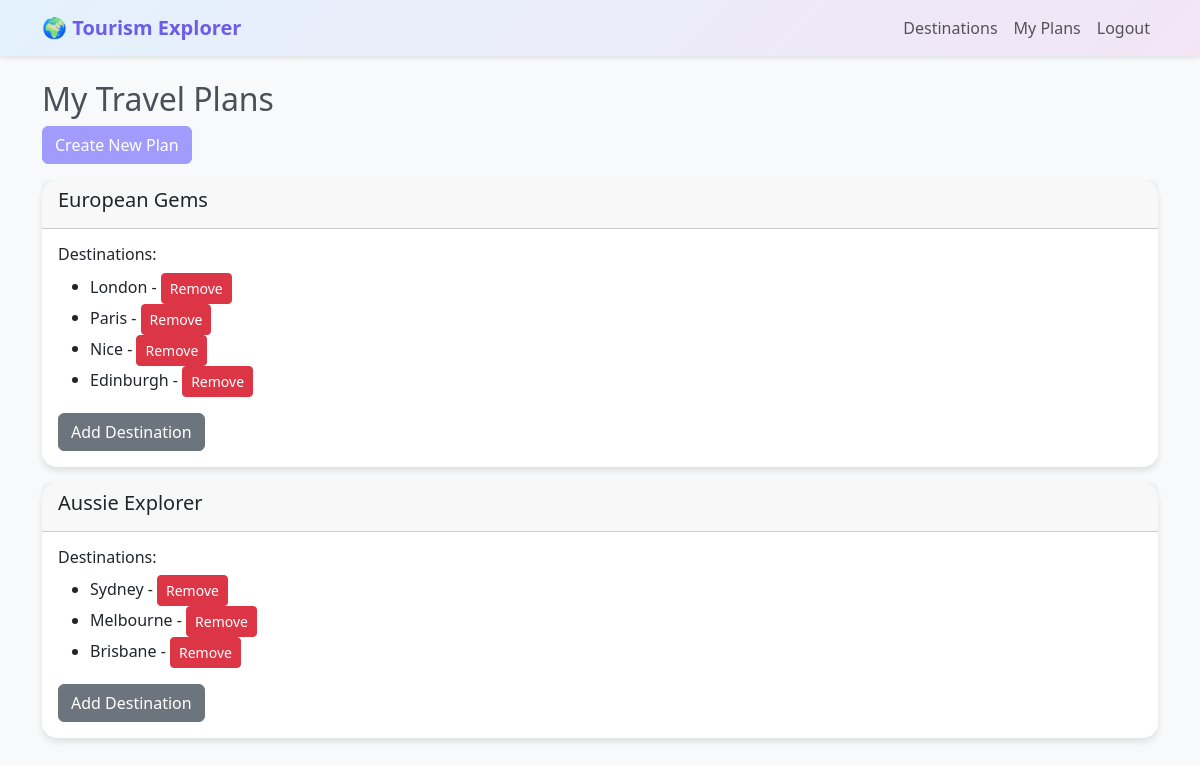
Page /travel_plans (signed in) on the committed database.
### models.py (models this page shows)
class TravelPlan(db.Model):
    id = db.Column(db.Integer, primary_key=True)
    name = db.Column(db.String(100), nullable=False)
    user_id = db.Column(db.Integer, db.ForeignKey('user.id'), nullable=False)
    user = db.relationship('User', backref=db.backref('travel_plans', lazy=True))
    destinations = db.relationship('Destination', secondary='travel_plan_destination', backref=db.backref('travel_plans', lazy=True))

class Destination(db.Model):
    id = db.Column(db.Integer, primary_key=True)
    name = db.Column(db.String(100), nullable=False)
    description = db.Column(db.Text, nullable=False)
    location = db.Column(db.String(100), nullable=False)
    image_url = db.Column(db.String(200))

### app.py (the view)
@app.route('/travel_plans')
@login_required
def travel_plans():
    plans = TravelPlan.query.filter_by(user_id=current_user.id).all()
    return render_template('travel_plans.html', plans=plans)

### app.py (called while the page is built)
@login_manager.user_loader
def load_user(user_id):
    return User.query.get(int(user_id))

### templates/travel_plans.html (shortened to what this page needs)
{% extends "base.html" %}
{% block content %}
<h2>My Travel Plans</h2>
<a href="/create_plan" class="btn btn-primary mb-3">Create New Plan</a>
{% for plan in plans %}
<div class="card mb-3">
    <div class="card-header">
        <h5>{{ plan.name }}</h5>
    </div>
    <div class="card-body">
        <h6>Destinations:</h6>
        <ul>
            {% for dest in plan.destinations %}
            <li>{{ dest.name }} - <a href="/remove_from_plan/{{ plan.id }}/{{ dest.id }}" class="btn btn-sm btn-danger">Remove</a></li>
            {% endfor %}
        </ul>
        <a href="/add_destination_to_plan/{{ plan.id }}" class="btn btn-secondary">Add Destination</a>
    </div>
</div>
{% endfor %}
{% endblock %}

### templates/base.html (shortened to what this page needs)
<!DOCTYPE html>
<html lang="en">
<head>
    <link href="https://cdn.jsdelivr.net/npm/bootstrap@5.3.0/dist/css/bootstrap.min.css" rel="stylesheet">
</head>
<body>
    <nav class="navbar navbar-expand-lg navbar-light">
        <div class="container">
            <a class="navbar-brand" href="/">🌍 Tourism Explorer</a>
            <div class="navbar-nav ms-auto">
                {% if current_user.is_authenticated %}
                    <a class="nav-link" href="/destinations">Destinations</a>
                    <a class="nav-link" href="/travel_plans">My Plans</a>
                    <a class="nav-link" href="/logout">Logout</a>
                {% else %}
                    <a class="nav-link" href="/login">Login</a>
                    <a class="nav-link" href="/register">Register</a>
                {% endif %}
            </div>
        </div>
    </nav>
    <div class="container mt-4">
        {% block content %}{% endblock %}
    </div>
</body>
</html>

### templates/base.html (style rules this page uses)
body { background-color: #f8f9fa; color: #495057; }
.navbar { background: linear-gradient(135deg, #e3f2fd, #f3e5f5); box-shadow: 0 2px 4px rgba(0,0,0,0.1); }
.navbar-brand { font-weight: bold; color: #6c5ce7 !important; }
.btn-primary { background-color: #a29bfe; border-color: #a29bfe; }
.card { border: none; border-radius: 15px; box-shadow: 0 4px 6px rgba(0,0,0,0.1); transition: transform 0.3s ease; }

### rows in the picture
TravelPlan: name "European Gems"
Destination: name "London"
Destination: name "Paris"
Destination: name "Nice"
Destination: name "Edinburgh"
TravelPlan: name "Aussie Explorer"
Destination: name "Sydney"
Destination: name "Melbourne"
Destination: name "Brisbane"
